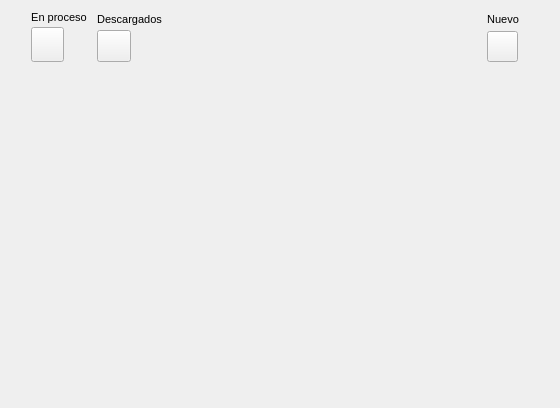
<?xml version="1.0" encoding="UTF-8"?>
<ui version="4.0">
 <class>Form</class>
 <widget class="QWidget" name="Form">
  <property name="geometry">
   <rect>
    <x>0</x>
    <y>0</y>
    <width>560</width>
    <height>408</height>
   </rect>
  </property>
  <property name="windowTitle">
   <string>Form</string>
  </property>
  <layout class="QVBoxLayout" name="verticalLayout">
   <item>
    <layout class="QHBoxLayout" name="horizontalLayout_2">
     <property name="spacing">
      <number>10</number>
     </property>
     <property name="sizeConstraint">
      <enum>QLayout::SetNoConstraint</enum>
     </property>
     <property name="leftMargin">
      <number>20</number>
     </property>
     <item>
      <layout class="QVBoxLayout" name="verticalLayout_5">
       <property name="spacing">
        <number>3</number>
       </property>
       <property name="sizeConstraint">
        <enum>QLayout::SetMinimumSize</enum>
       </property>
       <item>
        <widget class="QLabel" name="label_13">
         <property name="font">
          <font>
           <pointsize>8</pointsize>
          </font>
         </property>
         <property name="text">
          <string>En proceso</string>
         </property>
         <property name="alignment">
          <set>Qt::AlignCenter</set>
         </property>
        </widget>
       </item>
       <item>
        <widget class="QPushButton" name="btn_proceso">
         <property name="minimumSize">
          <size>
           <width>33</width>
           <height>35</height>
          </size>
         </property>
         <property name="maximumSize">
          <size>
           <width>33</width>
           <height>35</height>
          </size>
         </property>
         <property name="cursor">
          <cursorShape>PointingHandCursor</cursorShape>
         </property>
         <property name="mouseTracking">
          <bool>false</bool>
         </property>
         <property name="tabletTracking">
          <bool>false</bool>
         </property>
         <property name="styleSheet">
          <string notr="true">border-image: url(:/prefijoNuevo/IMAGENES_creador/icon_folder.png);
</string>
         </property>
         <property name="text">
          <string/>
         </property>
        </widget>
       </item>
      </layout>
     </item>
     <item>
      <layout class="QVBoxLayout" name="verticalLayout_4">
       <property name="spacing">
        <number>3</number>
       </property>
       <property name="sizeConstraint">
        <enum>QLayout::SetMinimumSize</enum>
       </property>
       <item>
        <widget class="QLabel" name="label_15">
         <property name="font">
          <font>
           <pointsize>8</pointsize>
          </font>
         </property>
         <property name="text">
          <string>Descargados</string>
         </property>
         <property name="alignment">
          <set>Qt::AlignCenter</set>
         </property>
        </widget>
       </item>
       <item>
        <widget class="QPushButton" name="btn_descargados">
         <property name="minimumSize">
          <size>
           <width>34</width>
           <height>32</height>
          </size>
         </property>
         <property name="maximumSize">
          <size>
           <width>34</width>
           <height>32</height>
          </size>
         </property>
         <property name="cursor">
          <cursorShape>PointingHandCursor</cursorShape>
         </property>
         <property name="styleSheet">
          <string notr="true">border-image: url(:/prefijoNuevo/IMAGENES_creador/icons8-downloads-folder-40.png);</string>
         </property>
         <property name="text">
          <string/>
         </property>
        </widget>
       </item>
      </layout>
     </item>
     <item>
      <widget class="QWidget" name="widget_4" native="true">
       <property name="maximumSize">
        <size>
         <width>800</width>
         <height>16777215</height>
        </size>
       </property>
      </widget>
     </item>
     <item>
      <layout class="QVBoxLayout" name="verticalLayout_3">
       <property name="spacing">
        <number>3</number>
       </property>
       <property name="sizeConstraint">
        <enum>QLayout::SetMinimumSize</enum>
       </property>
       <item>
        <widget class="QLabel" name="label_14">
         <property name="font">
          <font>
           <pointsize>8</pointsize>
          </font>
         </property>
         <property name="text">
          <string>Nuevo</string>
         </property>
         <property name="alignment">
          <set>Qt::AlignCenter</set>
         </property>
        </widget>
       </item>
       <item>
        <widget class="QPushButton" name="btn_nuevo">
         <property name="minimumSize">
          <size>
           <width>31</width>
           <height>31</height>
          </size>
         </property>
         <property name="maximumSize">
          <size>
           <width>31</width>
           <height>31</height>
          </size>
         </property>
         <property name="cursor">
          <cursorShape>PointingHandCursor</cursorShape>
         </property>
         <property name="styleSheet">
          <string notr="true">border-image: url(:/prefijoNuevo/IMAGENES_creador/icon_newCuestionario.png);</string>
         </property>
         <property name="text">
          <string/>
         </property>
        </widget>
       </item>
      </layout>
     </item>
     <item>
      <widget class="QWidget" name="widget_5" native="true">
       <property name="maximumSize">
        <size>
         <width>20</width>
         <height>20</height>
        </size>
       </property>
      </widget>
     </item>
    </layout>
   </item>
   <item>
    <widget class="QStackedWidget" name="listWidget">
     <property name="minimumSize">
      <size>
       <width>400</width>
       <height>250</height>
      </size>
     </property>
     <property name="toolTipDuration">
      <number>0</number>
     </property>
     <property name="styleSheet">
      <string notr="true"/>
     </property>
     <property name="frameShape">
      <enum>QFrame::NoFrame</enum>
     </property>
     <property name="frameShadow">
      <enum>QFrame::Plain</enum>
     </property>
     <property name="currentIndex">
      <number>-1</number>
     </property>
    </widget>
   </item>
  </layout>
 </widget>
 <resources>
  <include location="../../../IMAG.qrc"/>
 </resources>
 <connections/>
</ui>
